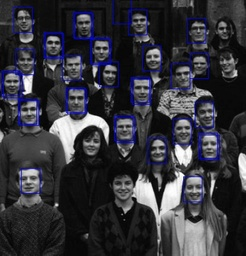
#> input picture HW5/q1/students_result.jpg, 246 x 256 px, shrunk from 384 x 399 before the run, given in place of students.jpg, which was not available
$ python matchFaces.py
#> lines starting #> are read from the running program, lines starting #| are printed output that depends on the picture; after the words box and inside, x2 and y2 are one past the last pixel; in counts of white or black regions, pixels touching at a corner belong together; pictures that were not available may be replaced by others from this repository, and a replacement may not be noted
import cv2
import numpy as np
import matplotlib.pyplot as plt
from numpy.fft import fft2, ifft2, fftshift, ifftshift
from numpy.lib.stride_tricks import sliding_window_view
import warnings

warnings.filterwarnings("ignore")


def scale_down(image, resize_ratio):
    """
    Scale down an image using Fourier Transform-based optimal interpolation.

    Parameters:
        image (numpy.ndarray): Input grayscale image.
        resize_ratio (float): Scaling factor (0 < resize_ratio < 1).

    Returns:
        numpy.ndarray: Scaled-down image.
    """
    # Step 1: Apply Gaussian Blur to reduce high-frequency noise
    #sigma = 1.0 / resize_ratio  # Adjust blur intensity based on scaling factor
    blurred = cv2.GaussianBlur(image, (5, 5), 5)

    # Step 2: Compute 2D Fourier Transform
    f_transform = np.fft.fft2(blurred)
    f_shift = np.fft.fftshift(f_transform)

    # Step 3: Crop the frequency domain to retain only low frequencies
    h, w = f_shift.shape
    new_h, new_w = int(h * resize_ratio), int(w * resize_ratio)

    # Compute cropping indices
    h_start, h_end = (h - new_h) // 2, (h + new_h) // 2
    w_start, w_end = (w - new_w) // 2, (w + new_w) // 2

    # Crop the frequency spectrum
    f_cropped = f_shift[h_start:h_end, w_start:w_end]

    # Step 4: Perform Inverse FFT to obtain the downscaled image
    f_ishift = np.fft.ifftshift(f_cropped)
    img_scaled = np.abs(np.fft.ifft2(f_ishift))

    # Normalize and return image
    img_scaled = np.uint8(cv2.normalize(img_scaled, None, 0, 255, cv2.NORM_MINMAX))

    return img_scaled


def scale_up(image, resize_ratio):
    """
    Scale up an image using Fourier Transform-based optimal interpolation.

    Parameters:
        image (numpy.ndarray): Input grayscale image.
        resize_ratio (float): Scaling factor (resize_ratio >= 1).

    Returns:
        numpy.ndarray: Scaled-up image.
    """
    # Step 1: Compute 2D Fourier Transform
    f_transform = np.fft.fft2(image)
    f_shift = np.fft.fftshift(f_transform)

    # Step 2: Zero-Padding in Frequency Domain
    h, w = f_shift.shape
    new_h, new_w = int(h * resize_ratio), int(w * resize_ratio)

    # Create a zero-padded frequency matrix
    f_padded = np.zeros((new_h, new_w), dtype=f_shift.dtype)

    # Compute insertion indices
    h_start, h_end = (new_h - h) // 2, (new_h + h) // 2
    w_start, w_end = (new_w - w) // 2, (new_w + w) // 2

    # Insert original frequency content into the center of the new matrix
    f_padded[h_start:h_end, w_start:w_end] = f_shift

    # Step 3: Perform Inverse FFT to obtain the upscaled image
    f_ishift = np.fft.ifftshift(f_padded)
    img_scaled = np.abs(np.fft.ifft2(f_ishift))

    # Normalize image and return
    img_scaled = np.uint8(cv2.normalize(img_scaled, None, 0, 255, cv2.NORM_MINMAX))
    return img_scaled


def scale_up_bicubic(image, resize_ratio):
    image_scaled = cv2.resize(image, None, fx=resize_ratio, fy=resize_ratio, interpolation=cv2.INTER_CUBIC)

    return image_scaled


def ncc_2d(image, pattern):
    """
    Compute the Normalized Cross-Correlation (NCC) between an image and a pattern.

    Parameters:
        image (numpy.ndarray): 2D input image.
        pattern (numpy.ndarray): 2D pattern (template).

    Returns:
        numpy.ndarray: NCC matrix with values in range [-1, 1].
    """
    image = cv2.GaussianBlur(image, (5, 5), 1)

    # Extract windows from the image with the same shape as the pattern
    windows = sliding_window_view(image, pattern.shape)  # Shape: (H', W', pattern_H, pattern_W)

    # Compute mean and standard deviation for each image window
    window_means = np.mean(windows, axis=(-2, -1), keepdims=True)
    # Compute mean and standard deviation for the pattern
    pattern_mean = np.mean(pattern)

    # Compute NCC (avoid division by zero)
    numerator = np.sum((windows - window_means) * (pattern - pattern_mean), axis=(-2, -1))
    denominator = np.sqrt(np.sum((windows - window_means) ** 2, axis=(-2, -1)) * np.sum((pattern - pattern_mean) ** 2))

    # Avoid division by zero by setting NCC to 0 where variance is 0
    # Reshape denominator to match the shape of the numerator
    denominator = denominator.squeeze()  # if denominator was originally 4D and numerator is 2D due to np.sum

    # OR if dimensions are different but not 4D and 2D:
    # denominator = denominator.reshape(numerator.shape)

    denominator[denominator == 0] = 1
    numerator[denominator == 0] = 0
    ncc = numerator / denominator

    return ncc


def display(image, pattern):
    plt.subplot(2, 3, 1)
    plt.title('Image')
    plt.imshow(image, cmap='gray')

    plt.subplot(2, 3, 3)
    plt.title('Pattern')
    plt.imshow(pattern, cmap='gray', aspect='equal')

    ncc = ncc_2d(image, pattern)

    plt.subplot(2, 3, 5)
    plt.title('Normalized Cross-Correlation Heatmap')
    plt.imshow(ncc ** 2, cmap='coolwarm', vmin=0, vmax=1, aspect='auto')

    cbar = plt.colorbar()
    cbar.set_label('NCC Values')

    plt.show()


def draw_matches(image, matches, pattern_size, image_name):
    image = cv2.cvtColor(image, cv2.COLOR_BGR2RGB)
    for point in matches:
        y, x = point
        top_left = (int(x - pattern_size[1] / 2), int(y - pattern_size[0] / 2))
        bottom_right = (int(x + pattern_size[1] / 2), int(y + pattern_size[0] / 2))
        cv2.rectangle(image, top_left, bottom_right, (255, 0, 0), 1)

    plt.imshow(image, cmap='gray')
    plt.show()

    cv2.imwrite(f"{image_name}_result.jpg", image)

def non_max_suppression(matches, ncc, threshold, window_size):
    filtered_matches = []
    for y, x in matches:
        if ncc[y, x] >= threshold:
            if all(abs(y - ym) > window_size[0] and abs(x - xm) > window_size[1] for ym, xm in filtered_matches):
                filtered_matches.append((y, x))
    return np.array(filtered_matches)


CURR_IMAGE = "students"

image = cv2.imread(f'{CURR_IMAGE}.jpg')
#> image is the input picture: shape (256, 246, 3); mean B, G, R 60.7, 53.5, 53.4
image = cv2.cvtColor(image, cv2.COLOR_BGR2GRAY)
#> image: shape (256, 246)

pattern = cv2.imread('template.jpg')
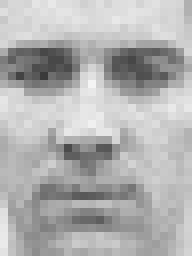
#> input picture HW5/q1/template.jpg, 24 x 32 px, shrunk from 37 x 50 before the run (shown 8 times larger)
#> pattern is the input picture: shape (32, 24, 3); min 58, max 244, mean 177.2
pattern = cv2.cvtColor(pattern, cv2.COLOR_BGR2GRAY)
#> pattern: shape (32, 24)

############# DEMO #############
#display(image, pattern)

############# Students #############

scale_up_ratio = 1.6
scale_down_ratio = 0.79
threshold = 0.535

image_scaled = scale_up(image, scale_up_ratio)
pattern_scaled = scale_down(pattern, scale_down_ratio)

#display(image_scaled, pattern_scaled)

ncc = ncc_2d(image_scaled, pattern_scaled)
#> in ncc_2d, `pattern_mean = np.mean(pattern)`: pattern_mean = 162.3
#> in ncc_2d, `ncc = numerator / denominator`:
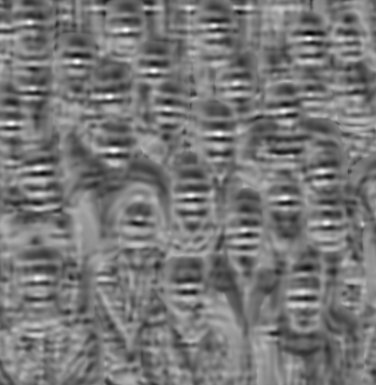
#> ncc: shape (385, 376) float64; min -0.723, max 0.862, mean 0.0206; drawn with min black and max white
real_matches = np.where(ncc >= threshold)
#> real_matches = 563 positions, rows 6 to 335, columns 6 to 362
real_matches = np.stack((real_matches[0], real_matches[1]), axis=-1)
#> real_matches = 563 pairs, first value 6 to 335, second value 6 to 362
real_matches = non_max_suppression(real_matches, ncc, threshold=0.49, window_size=(3, 3))
#> the loop in non_max_suppression, `for y, x in matches:` made 563 passes
#> (y, x) on passes 1 to 3: (6, 188), (6, 189), (6, 248)
#> after the loop in non_max_suppression, `for y, x in matches:`: filtered_matches = 25 pairs, first value 6 to 304, second value 7 to 324
#> real_matches has the same summary as filtered_matches in non_max_suppression

######### DONT CHANGE THE NEXT TWO LINES #########
real_matches[:, 0] += pattern_scaled.shape[0] // 2  # if pattern was not scaled, replace this with "pattern"
real_matches[:, 1] += pattern_scaled.shape[1] // 2  # if pattern was not scaled, replace this with "pattern"

# If you chose to scale the original image, make sure to scale back the matches in the inverse resize ratio.
inverse_resize_ratio = 1 / scale_up_ratio
real_matches = real_matches.astype(np.float64)  # Change the dtype of real_matches to float64
#> real_matches = 25 pairs, first value 18 to 316, second value 16 to 333
real_matches[:, 0] *= inverse_resize_ratio
real_matches[:, 1] *= inverse_resize_ratio
real_matches = real_matches.astype(np.int64)  # Change the dtype back to int64 for drawing matches
#> real_matches = 25 pairs, first value 11 to 197, second value 10 to 208

draw_matches(image, real_matches, pattern_scaled.shape, "students")  # if pattern was not scaled, replace this with
#> the loop in draw_matches, `for point in matches:` made 25 passes
#> (y, x, top_left, bottom_right) on passes 1 to 12: (11, 123, (114, -1), (132, 23)), (20, 22, (13, 7), (31, 32)), (23, 137, (128, 10), (146, 35)), (25, 81, (72, 12), (90, 37)), (29, 140, (131, 16), (149, 41)), (31, 196, (187, 18), (205, 43)), (45, 51, (42, 32), (60, 57)), (50, 100, (91, 37), (109, 62)), (58, 151, (142, 45), (160, 70)), (61, 25, (16, 48), (34, 73)), (66, 199, (190, 53), (208, 78)), (75, 108, (99, 62), (117, 87))
#> after the loop in draw_matches, `for point in matches:`: image: shape (256, 246, 3); mean R, G, B 61.2, 52.8, 52.8
# "pattern"

############# Crew #############

curr_image = "thecrew"

image = cv2.imread(f'{curr_image}.jpg')
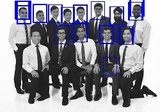
#> input picture HW5/q1/thecrew_result.jpg, 160 x 112 px, shrunk from 250 x 175 before the run, given in place of thecrew.jpg, which was not available
#> image is the input picture: shape (112, 160, 3); mean B, G, R 154.5, 143.7, 143.6
image = cv2.cvtColor(image, cv2.COLOR_BGR2GRAY)
#> image: shape (112, 160)

pattern = cv2.imread('template.jpg')
pattern = cv2.cvtColor(pattern, cv2.COLOR_BGR2GRAY)

############# DEMO #############
#display(image, pattern)

scale_up_ratio = 2.52
scale_down_ratio = 0.58
threshold = 0.51

image_scaled = scale_up_bicubic(image, scale_up_ratio)
pattern_scaled = scale_down(pattern, scale_down_ratio)

#display(image_scaled, pattern_scaled)

ncc = ncc_2d(image_scaled, pattern_scaled)
#> in ncc_2d (call 2), `image = cv2.GaussianBlur(image, (5, 5), 1)`:
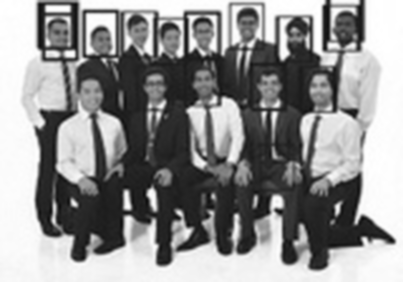
#> image: shape (282, 403); min 13, max 255, mean 144.6
#> in ncc_2d (call 2), `pattern_mean = np.mean(pattern)`: pattern_mean = 159.5
#> in ncc_2d (call 2), `denominator = np.sqrt(np.sum((windows - window_means) ** 2, axis=(-2, ..`:
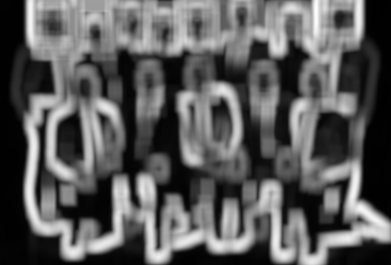
#> denominator: shape (265, 391) float64; min 0, max 1376986.5, mean 493460.4; drawn with min black and max white
#> in ncc_2d (call 2), `denominator[denominator == 0] = 1`: denominator: shape (265, 391) float64; 0.01% of pixels changed, all inside (x1, y1, x2, y2) = (383, 0, 384, 6)
#> in ncc_2d (call 2), `ncc = numerator / denominator`:
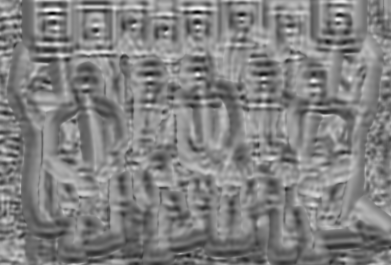
#> ncc: shape (265, 391) float64; min -0.754, max 0.734, mean 0.00184; drawn with min black and max white
real_matches = np.where(ncc >= threshold)
#> real_matches = 215 positions, rows 0 to 204, columns 4 to 350
real_matches = np.stack((real_matches[0], real_matches[1]), axis=-1)
#> real_matches = 215 pairs, first value 0 to 204, second value 4 to 350
#real_matches = non_max_suppression(real_matches, ncc, threshold=0.4, window_size=(1, 1))

######### DONT CHANGE THE NEXT TWO LINES #########
real_matches[:, 0] += pattern_scaled.shape[0] // 2  # if pattern was not scaled, replace this with "pattern"
real_matches[:, 1] += pattern_scaled.shape[1] // 2  # if pattern was not scaled, replace this with "pattern"

# If you chose to scale the original image, make sure to scale back the matches in the inverse resize ratio.

inverse_resize_ratio = 1 / scale_up_ratio
real_matches = real_matches.astype(np.float64)  # Change the dtype of real_matches to float64
#> real_matches = 215 pairs, first value 9 to 213, second value 10 to 356
real_matches[:, 0] *= inverse_resize_ratio
real_matches[:, 1] *= inverse_resize_ratio
real_matches = real_matches.astype(np.int64)  # Change the dtype back to int64 for drawing matches
#> real_matches = 215 pairs, first value 3 to 84, second value 3 to 141

draw_matches(image, real_matches, pattern_scaled.shape, "thecrew")  # if pattern was not scaled, replace this with "pattern"
#> call 2 of draw_matches, with matches = array of shape (215, 2), pattern_size = (18, 13), image_name = 'thecrew'
#> the loop in draw_matches (call 2), `for point in matches:` made 215 passes
#> (y, x, top_left, bottom_right) on passes 1 to 3: (3, 136, (129, -6), (142, 12)), (3, 136, (129, -6), (142, 12)), (3, 137, (130, -6), (143, 12))
#> after the loop in draw_matches (call 2), `for point in matches:`:
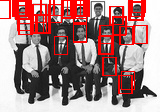
#> image: shape (112, 160, 3); mean R, G, B 165.5, 129.3, 129.3
